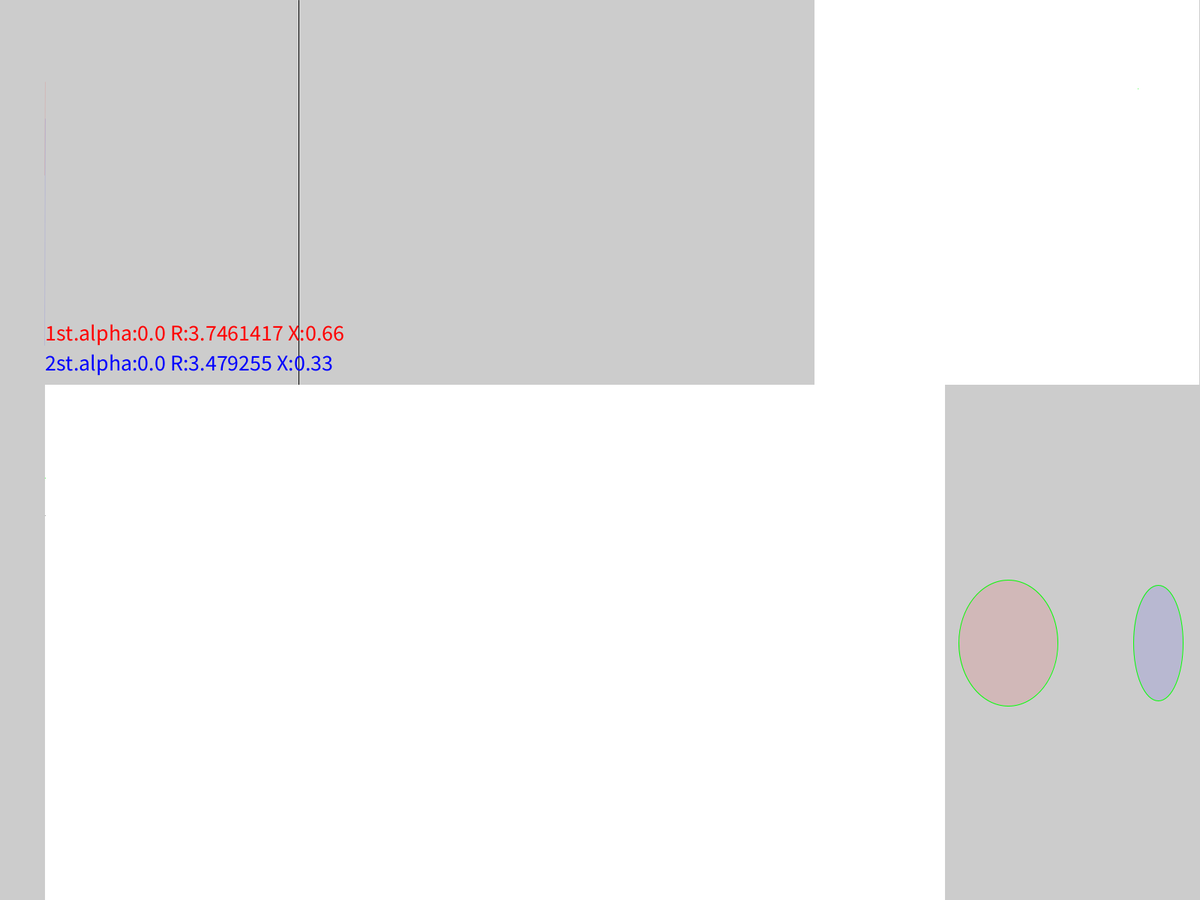
Frame 1 (no input)
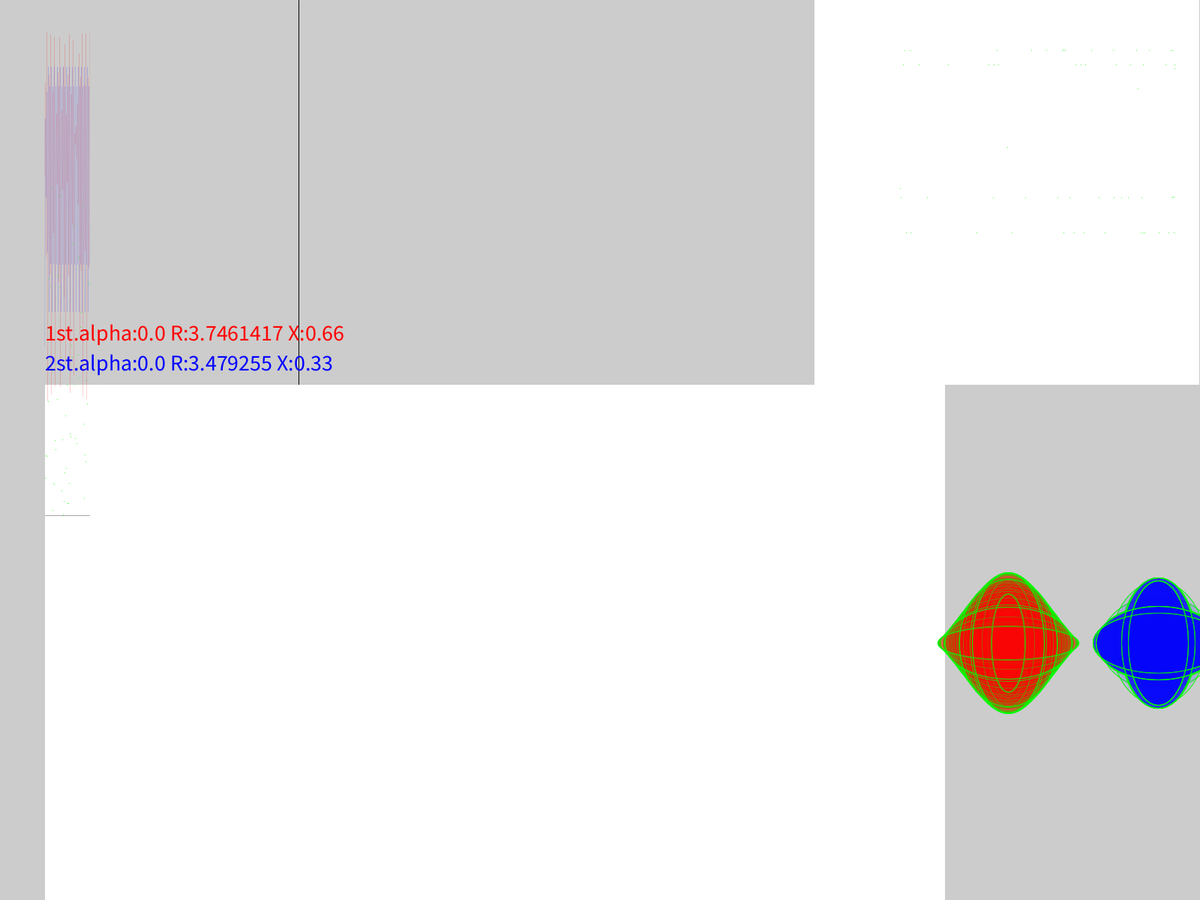
Frame 60 (the mouse pressed at the canvas centre just before this capture)
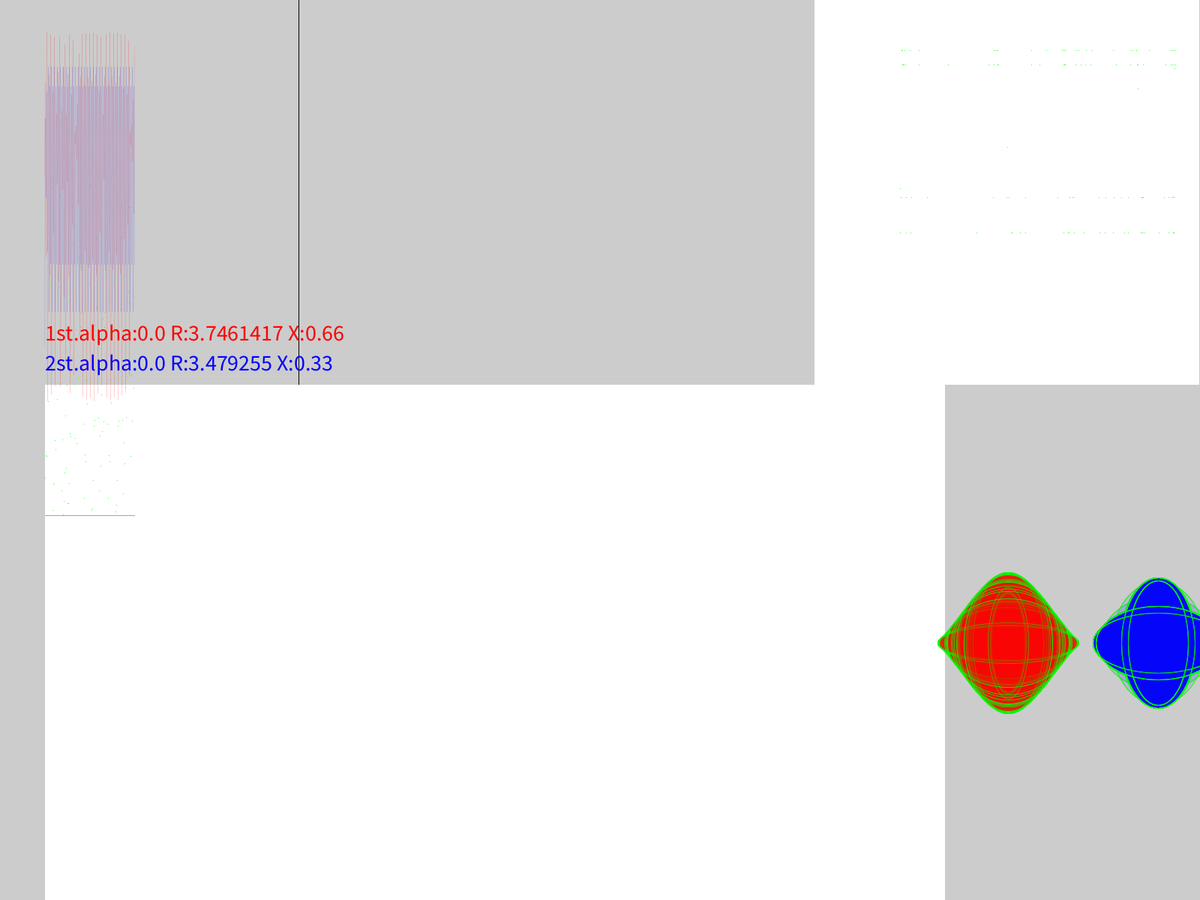
Frame 120 (the mouse held since frame 60 and released just before this capture)

The Processing sketch that drew these frames (run headless with seeded random() and noise(); from frame 60 on, the mouse is pressed at the canvas centre):

// Processing sketch: synchronCouple3
// ── synchronCouple3.pde
// We defined a class, now we will use it. The most extensive example.
//-///////////////////////////////////////////////////////////////////////////////

final  float MinR=3.3;          //two systems independent of each other 
final  float MaxR=3.99;         //(3.5 to 4 because the sync. in chaos is the most interesting)
final  float DefaultAlpha=0.00; //by changing the alpha value we can change their mutual synchronization

int   runup=0; //200?;

singiel First, Second; // object handles

//For visualization
int N=0;        //counter of iteration steps
int lmargin=60; //for visualisation
int fSize=40;   //Font size
int Sf=400;     //Scale factor for time lines
int Ws=400;     //Side of scatter plot
int Rs=400;     //Side or atractor reconstructions

void setup() // modifies global First,Second,N,Ws,lmargin,fSize,Sf,Rs
{
  fullScreen(); //3*Ws , 2* Ws
  Ws=(width-lmargin)/3;
  Sf=Rs=height-Ws;
  runup=int(Ws*0.66);
  frameRate(1000);
  ellipseMode(RADIUS); 
  
  // Create new objects of type 'singiel' using the only available constructor
  // The handles catch whatever is created there
  First= new singiel(0.66, random(MinR,MaxR), DefaultAlpha);
  Second=new singiel(0.33, random(MinR,MaxR), DefaultAlpha);
  
  //Scatter backround
  line(lmargin+runup,0,lmargin+runup,Sf);
  fill(255);noStroke();
  rect(lmargin+2*Ws,0,Ws,Ws);
  rect(lmargin,Ws,Rs,Sf);
  rect(lmargin+Ws,Ws,Rs,Sf);
  
  // period and field name so we read field name or you can with method
  textSize(fSize*0.75);textAlign(LEFT,TOP);
  println("1st:",First.x1," R:",First.r," alpha:",First.alpha());
  fill(Red,0,0);text("1st.alpha:"+str(First.alpha())+" R:"+str(First.r)+" X:"+str(First.x1),lmargin,Ws-2*fSize);
  println("2st:",Second.x1," R:",Second.r," alpha:",Second.alpha());
  fill(0,0,Blu);text("2st.alpha:"+str(Second.alpha())+" R:"+str(Second.r)+" X:"+str(Second.x1),lmargin,Ws-fSize);
}

float scaleY(double X,float Sf) //Scaling function
{
  return Sf-(float)(X)*Sf;
}

float Gre=255;
float Blu=255;
float Red=255;

void draw() // uses global Gre,Blu,Red,N,Ws,lmargin,fSize,Sf,Rs
{
  next4couple(First,Second); //println("1st:",First.x1,"\t2nd:",Second.x1);
  
  if(N<2*Ws)
  {
    stroke(Red,0,0,25);
    line(lmargin+N-1,scaleY(First.x1,Sf),lmargin+N,scaleY(First.x2,Sf));
    
    stroke(0,0,Blu,25);
    line(lmargin+N-1,scaleY(Second.x1,Sf),lmargin+N,scaleY(Second.x2,Sf));
    stroke(0,0,25);
  
    stroke(0,Gre,0);
    point(lmargin+N,scaleY(abs(First.x2-Second.x2),Sf));
    
    stroke(128);
    point(lmargin+N,scaleY(0,Sf));
    
    stroke(0,255,0);
    point(lmargin+2*Ws+First.x2*Ws,scaleY(Second.x2,Ws));
    
    if(N>runup)
    {
       noStroke();
       fill(Red,0,Blu); ellipse(lmargin+2*Ws+First.x2*Ws,scaleY(Second.x2,Ws),2.5,2.0);
       fill(Red,0,0); ellipse(lmargin+2*Ws+First.x2*Ws,scaleY(0,Ws),1.5,1.5);
       fill(0,0,Blu); ellipse(lmargin+2*Ws,scaleY(Second.x2,Ws),1.5,1.5);
       
       fill(Red,0,0); 
       ellipse(lmargin+First.x1*Rs,Ws+scaleY(First.x2,Sf),2.5,2.5);
       ellipse(lmargin,Ws+scaleY(First.x2,Sf),1.5,1.5);
       ellipse(lmargin+First.x1*Rs,Ws+scaleY(1,Sf),1.5,1.5);
       fill(0,0,Blu);
       ellipse(lmargin+Ws+Second.x1*Rs,Ws+scaleY(Second.x2,Sf),2.5,2.5);
       ellipse(lmargin+Ws,Ws+scaleY(Second.x2,Sf),1.5,1.5);
       ellipse(lmargin+Ws+Second.x1*Rs,Ws+scaleY(1,Sf),1.5,1.5);
    }
    
    stroke(0,Gre,0);
    fill(Red,0,0,25);
    view(First,width-Ws/2,height-Rs/2, 100);
    fill(0,0,Blu,25);
    view(Second,width-Ws/2+200,height-Rs/2, 100);
    
    N++; // here we finish drawing
  }
  else
  {
    N=0;
    First.x1=First.x2=random(1.0);
    Second.x1=Second.x2=random(1.0);
    Gre=abs(First.x2-Second.x2)*255;Red=First.x2*255;Blu=Second.x2*255;
    println("realFM:",frameRate,"\tX=",First.x1,Second.x1);
    stroke(0,Gre,0);fill(200);rect(lmargin,Ws-2*fSize,2*Ws-4,2*fSize-2);
    fill(Red,0,0);text("1st.alpha:"+str(First.alpha())+" R:"+str(First.r)+" X:"+str(First.x1),lmargin,Ws-2*fSize);
    fill(0,0,Blu);text("2st.alpha:"+str(Second.alpha())+" R:"+str(Second.r)+" X:"+str(Second.x1),lmargin,Ws-fSize);
  }

}

/// @date 2026-06-17 ( → https://github.com/borkowsk/bookProcessingEN)

// ── singiel.pde
// Chaotic oscillator class - complex type
// An example of a class - user-defined type
//-//////////////////////////////////////////////

//The second partner adapts to the state already changed 
//in the first one, or they operate in strict parallel.
boolean _GottmanMode=true;
  
class singiel 
{ // FIELDS / ATTRIBUTES:
  // "private" does not work in processing because of 
  // it's relation to JAVA classes.
  // But we can use this as a message to other developers 
  // that using field names can be cumbersome.
  private 
  float r; 
  private 
  float al;
  private 
  float x1,x2;
  
  //Constructor(s):
  // each class has at least one method called as 
  // the class name, has no return type and is used 
  // to create a class object - the instance
  
  singiel() //parameterless constructor
  {
    x1=x2=0.5;r=3;al=0;
  }
  
  singiel(float iX,float iR) //Alpha-less constructor
  {
    x1=x2=iX;r=iR;al=0;
  }
  
  singiel(float iX,float iR,float iAlpha) //other constructor    
  {
    x1=x2=iX;r=iR;al=iAlpha;
  }
  
  // METHODS:
  float alpha() //R/O Access to the field 'al' ("getter")
  {             //under a different name. 
    return al;  //The so-called accessory
  }
  
  float xPre() //R/O Access to the field 'x1' ("getter")
  {
    return x1;
  }
  
  float xCur() //R/O Access to the field 'x1' ("getter")
  {
    return x2;
  }
  
  // Methods to change state of object
  
  void set_alpha(double iAl) // "setter" for 'al'
  {
    if(0<=iAl && iAl<=1)
      al=(float)(iAl);
    else 
      println("Invalid 'alpha' value:",iAl);
  }
  
  void set_x(double iX) // "setter" for x1 & x2
  {
    if(0<=iX && iX<=1)
      x1=x2=(float)(iX);
    else 
      println("Invalid state value:",iX);
  }
  
  void next() //Next iteration of this logistic equation
  {          
    x1=x2;
    x2=x1*r*(1-x1); //This is an iteration without a pair
  }
   
}; //Closing the class.


// viewer - procedure external to the class 
void view(singiel S,float v,float h,float baseLength)  //Another refactoring of view procedure 
{
  ellipse(v,h,round(S.xPre()*baseLength),round(S.xCur()*baseLength));
}

// Pair iteration routine.
// Declared outside the class for symmetry reasons.
void next4couple(singiel F,singiel S) 
{
  // The interaction of the oscillators
  if(_GottmanMode)
  {
    F.x2=F.x2*(1-F.al)+S.x2*F.al; //He adopts first
    S.x2=S.x2*(1-S.al)+F.x2*S.al;
  }
  else
  {
    float Xold=F.x2;
    F.x2=F.x2*(1-F.al)+S.x2*F.al;
    S.x2=S.x2*(1-S.al)+Xold*S.al;
  }
  
  // New states of partners
  F.next();
  S.next();
}

/// @date 2026-06-17 ( → https://github.com/borkowsk/bookProcessingEN)
